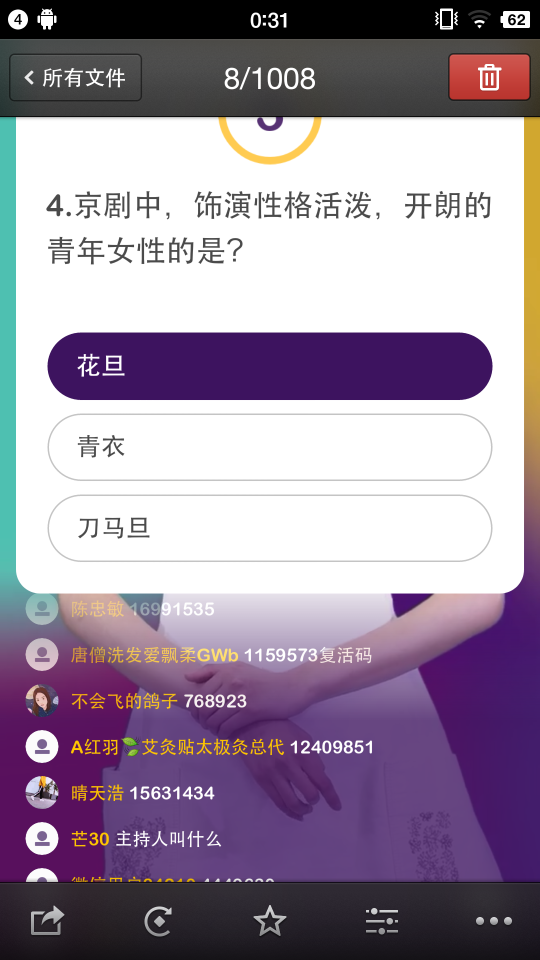
#> input picture KnowledgeQuizTool/SummitMeeting/screenshot.png, 1080 x 1920 px (shown at 1/2 size)
$ python TitleBaidu.py
#> lines starting #> are read from the running program, lines starting #| are printed output that depends on the picture
# -*- coding: utf-8 -*-

# @Author  : Skye
# @Time    : 2018/1/8 20:38
# @desc    : python 3 , 答题闯关辅助，截屏 ，OCR 识别，百度搜索

import io
import urllib.parse
import webbrowser
import requests
import base64
import matplotlib.pyplot as plt
import numpy as np
from PIL import Image
import os

def pull_screenshot():
    os.system('adb shell screencap -p /sdcard/screenshot.png')
    os.system('adb pull /sdcard/screenshot.png .')

pull_screenshot()
img = Image.open("./screenshot.png")
#> img is the input picture: PIL image 1080x1920 RGBA; mean R, G, B, A 156, 142.3, 160.1, 255

# 用 matplot 查看测试分辨率，切割

region = img.crop((50, 350, 1000, 560)) # 坚果 pro1
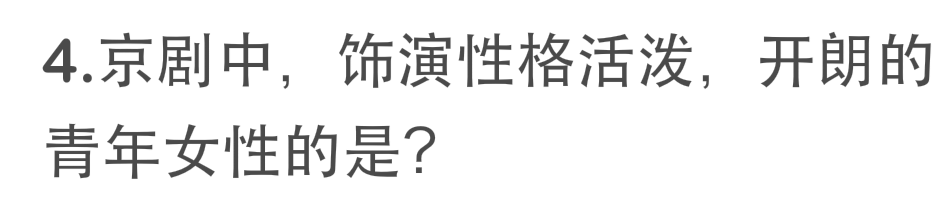
#> region: PIL image 950x210 RGBA; mean R, G, B, A 238.1, 238.1, 238.1, 255
region.save('./crop.png')
# [7 lines of commented-out code are left out]
api_key = 'oZokCbcX3unqb4CpGvD873Co'
api_secret = '2bNzvBQ4l4HkXAGFc3azMeinQ02ntdf2'


# 获取token
host =  'https://aip.baidubce.com/oauth/2.0/token?grant_type=client_credentials&client_id='+api_key+'&client_secret='+api_secret
headers = {
    'Content-Type':'application/json;charset=UTF-8'
}

#> (the run stopped early here; a loop or call above may not have finished)
